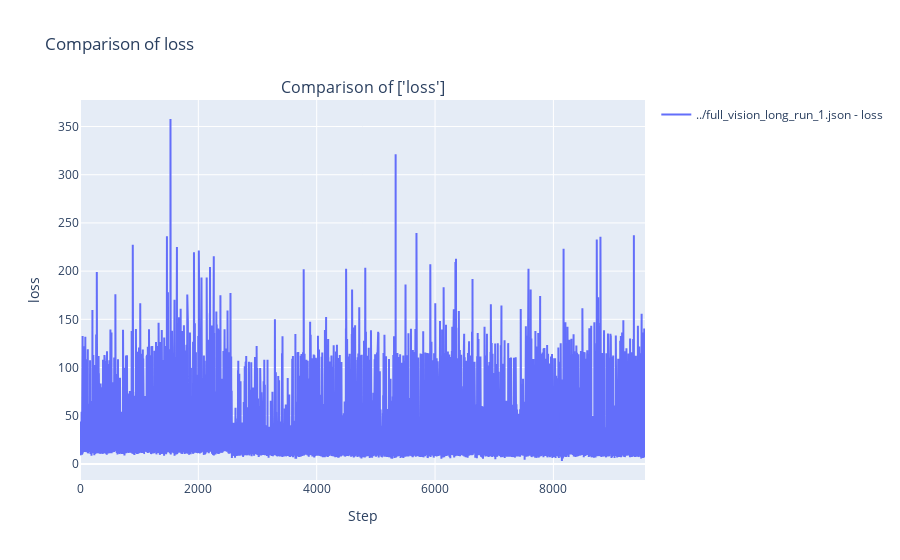
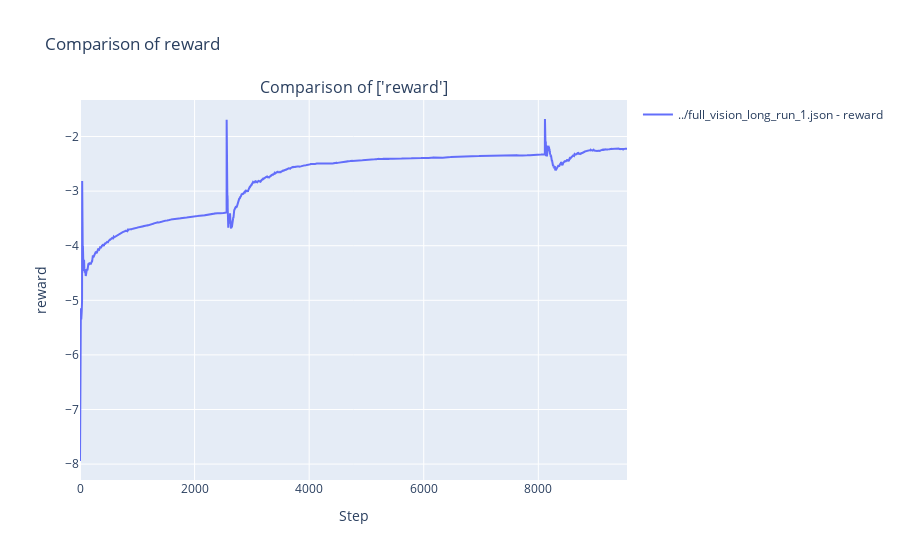

The cell these charts' notebook holds for them, in order:
### Code cell
loss_fig = plot_comparison(['loss'], res)

reward_fig = plot_comparison(['reward'], res)

### Figure 1 — Plotly figure (JSON) as saved in the notebook; plotly's stock layout.template omitted (floating-point values rounded to 4 significant figures; data arrays with more than 128 entries replaced by an {"elided": "..."} marker saying what was removed)
{"data": [{"mode": "lines", "name": "../full_vision_long_run_1.json - loss", "type": "scatter", "y": {"elided": "9549 float values"}}], "layout": {"annotations": [{"font": {"size": 16}, "showarrow": false, "text": "Comparison of ['loss']", "x": 0.5, "xanchor": "center", "xref": "paper", "y": 1, "yanchor": "bottom", "yref": "paper"}], "hovermode": "x", "showlegend": true, "title": {"text": "Comparison of loss"}, "xaxis": {"anchor": "y", "domain": [0, 1], "title": {"text": "Step"}}, "yaxis": {"anchor": "x", "domain": [0, 1], "title": {"text": "loss"}}}}

### Figure 2 — Plotly figure (JSON) as saved in the notebook; plotly's stock layout.template omitted (floating-point values rounded to 4 significant figures; data arrays with more than 128 entries replaced by an {"elided": "..."} marker saying what was removed)
{"data": [{"mode": "lines", "name": "../full_vision_long_run_1.json - reward", "type": "scatter", "y": {"elided": "9549 float values"}}], "layout": {"annotations": [{"font": {"size": 16}, "showarrow": false, "text": "Comparison of ['reward']", "x": 0.5, "xanchor": "center", "xref": "paper", "y": 1, "yanchor": "bottom", "yref": "paper"}], "hovermode": "x", "showlegend": true, "title": {"text": "Comparison of reward"}, "xaxis": {"anchor": "y", "domain": [0, 1], "title": {"text": "Step"}}, "yaxis": {"anchor": "x", "domain": [0, 1], "title": {"text": "reward"}}}}
